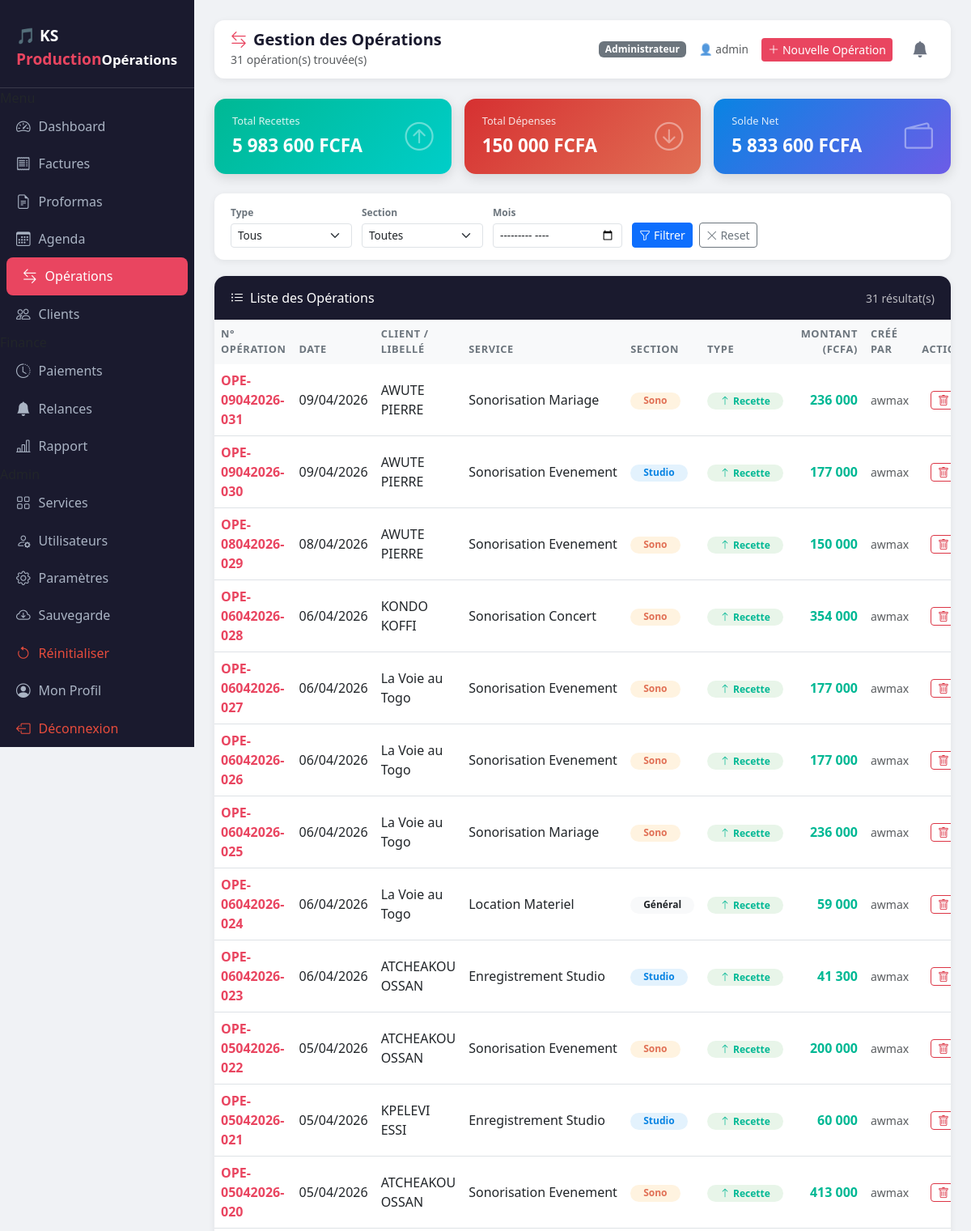
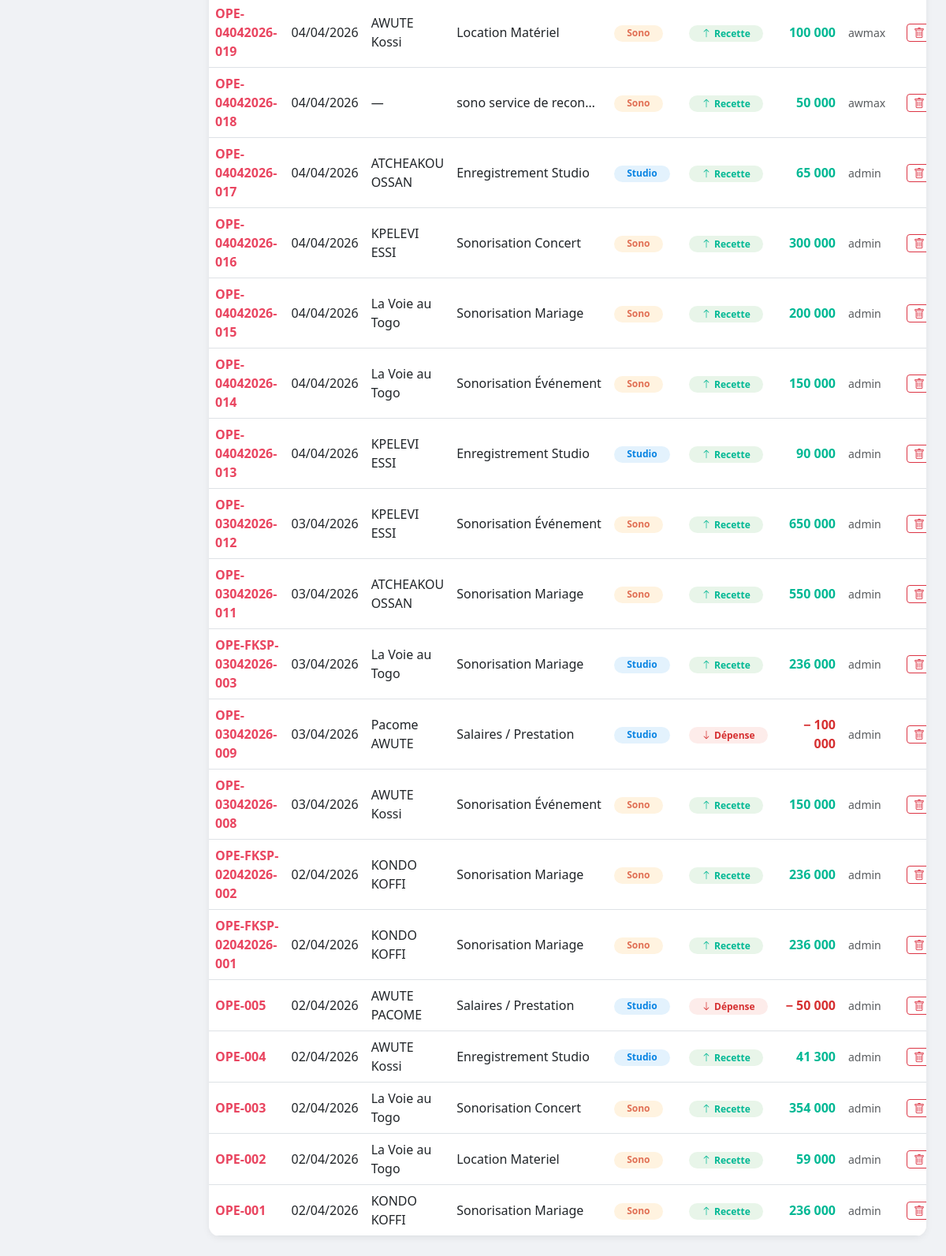
The page /operations (signed in) on the database its author committed (2 pictures, top to bottom).
### database.py (models this page shows)
class Operation(db.Model):
    __tablename__ = 'operations'
    id            = db.Column(db.Integer, primary_key=True)
    numero        = db.Column(db.String(30), unique=True, nullable=False)
    date          = db.Column(db.DateTime, default=datetime.now)
    nom_client    = db.Column(db.String(100))
    service       = db.Column(db.String(200))
    montant_ttc   = db.Column(db.Float)
    type_operation= db.Column(db.String(20))
    categorie     = db.Column(db.String(20))
    section       = db.Column(db.String(50))
    cree_par      = db.Column(db.String(50))

### app.py (the view)
@app.route('/operations')
def liste_operations():
    if 'username' not in session: return redirect(url_for('login'))
    from sqlalchemy import extract
    filtre_type    = request.args.get('type', '')
    filtre_section = request.args.get('section', '')
    filtre_mois    = request.args.get('mois', '')
    query = Operation.query
    if filtre_type:    query = query.filter_by(type_operation=filtre_type)
    if filtre_section: query = query.filter_by(section=filtre_section)
    if filtre_mois:
        annee, mois = filtre_mois.split('-')
        query = query.filter(extract('year', Operation.date) == int(annee), extract('month', Operation.date) == int(mois))
    operations     = query.order_by(Operation.date.desc()).all()
    total_recettes = sum(o.montant_ttc for o in operations if o.type_operation == 'Recettes')
    total_depenses = sum(o.montant_ttc for o in operations if o.type_operation == 'Depenses')
    solde          = total_recettes - total_depenses
    return render_template('operations.html',
        username=session['username'], role=session['role'],
        operations=operations, nb_operations=len(operations),
        total_recettes=f"{total_recettes:,.0f}".replace(',', ' '),
        total_depenses=f"{total_depenses:,.0f}".replace(',', ' '),
        solde=f"{solde:,.0f}".replace(',', ' '), solde_positif=(solde >= 0),
        filtre_type=filtre_type, filtre_section=filtre_section, filtre_mois=filtre_mois,
    )

### templates/operations.html (shortened to what this page needs)
<!DOCTYPE html>
<html lang="fr">
<head>
    <link href="https://cdn.jsdelivr.net/npm/bootstrap@5.3.0/dist/css/bootstrap.min.css" rel="stylesheet">
    <link href="https://cdn.jsdelivr.net/npm/bootstrap-icons@1.10.5/font/bootstrap-icons.css" rel="stylesheet">
</head>
<body>
<div class="sidebar">
    <div class="brand">🎵 KS <span>Production</span><small>Opérations</small></div>
    <nav>
        <div class="nav-section">Menu</div>
        <a href="/dashboard" class="nav-link"><i class="bi bi-speedometer2"></i> Dashboard</a>
        <a href="/factures" class="nav-link"><i class="bi bi-receipt"></i> Factures</a>
        <a href="/proformas" class="nav-link"><i class="bi bi-file-earmark-text"></i> Proformas</a>
        <a href="/agenda" class="nav-link"><i class="bi bi-calendar3"></i> Agenda</a>
        <a href="/operations" class="nav-link active"><i class="bi bi-arrow-left-right"></i> Opérations</a>
        <a href="/clients" class="nav-link"><i class="bi bi-people"></i> Clients</a>
        <div class="nav-section">Finance</div>
        <a href="/paiements" class="nav-link"><i class="bi bi-clock-history"></i> Paiements</a>
        <a href="/relances" class="nav-link"><i class="bi bi-bell-fill"></i> Relances</a>
        <a href="/rapport" class="nav-link"><i class="bi bi-bar-chart-line"></i> Rapport</a>
        {% if role == 'Administrateur' %}
        <div class="nav-section">Admin</div>
        <a href="/services" class="nav-link"><i class="bi bi-grid"></i> Services</a>
        <a href="/utilisateurs" class="nav-link"><i class="bi bi-person-gear"></i> Utilisateurs</a>
        <a href="/parametres" class="nav-link"><i class="bi bi-gear"></i> Paramètres</a>
        <a href="/sauvegarde" class="nav-link"><i class="bi bi-cloud-arrow-down"></i> Sauvegarde</a>
        <a href="/reinitialiser" class="nav-link" style="color:#e74c3c;"><i class="bi bi-arrow-counterclockwise"></i> Réinitialiser</a>
        {% endif %}
    </nav>
    <div class="sidebar-footer">
        <a href="/profil" class="nav-link"><i class="bi bi-person-circle"></i> Mon Profil</a>
        <a href="/logout" class="nav-link" style="color:#e74c3c;"><i class="bi bi-box-arrow-left"></i> Déconnexion</a>
    </div>
</div>
<div class="main-content">
    <div class="topbar">
        <div>
            <h5><i class="bi bi-arrow-left-right me-2" style="color:var(--ks-accent);"></i>Gestion des Opérations</h5>
            <small class="text-muted">{{ nb_operations }} opération(s) trouvée(s)</small>
        </div>
        <div class="d-flex align-items-center gap-3">
            <span class="badge bg-secondary">{{ role }}</span>
            <span class="text-muted" style="font-size:.85rem;">👤 {{ username }}</span>
            {% if role != 'Lecture seule' %}
            <a href="/operations/nouvelle" class="btn btn-ks btn-sm">
                <i class="bi bi-plus-lg me-1"></i>Nouvelle Opération
            </a>
            {% endif %}
            <div class="position-relative">
                <button id="btnCloche" onclick="toggleAlertes()"
                        style="background:none; border:none; cursor:pointer; position:relative; padding:4px 8px;">
                    <i class="bi bi-bell-fill" style="font-size:1.25rem; color:#6b7280;" id="iconeCloche"></i>
                </button>
            </div>
        </div>
    </div>
    <div class="row g-3 mb-4">
        <div class="col-md-4">
            <div class="stat-card card-recettes">
                <div>
                    <div class="label">Total Recettes</div>
                    <div class="value">{{ total_recettes }} FCFA</div>
                </div>
                <i class="bi bi-arrow-up-circle icon"></i>
            </div>
        </div>
        <div class="col-md-4">
            <div class="stat-card card-depenses">
                <div>
                    <div class="label">Total Dépenses</div>
                    <div class="value">{{ total_depenses }} FCFA</div>
                </div>
                <i class="bi bi-arrow-down-circle icon"></i>
            </div>
        </div>
        <div class="col-md-4">
            <div class="stat-card {% if solde_positif %}card-solde-pos{% else %}card-solde-neg{% endif %}">
                <div>
                    <div class="label">Solde Net</div>
                    <div class="value">{{ solde }} FCFA</div>
                </div>
                <i class="bi bi-wallet2 icon"></i>
            </div>
        </div>
    </div>
    <form method="GET" action="/operations">
        <div class="filter-bar">
            <div>
                <div class="form-label">Type</div>
                <select name="type" class="form-select form-select-sm" style="width:150px;">
                    <option value="">Tous</option>
                </select>
            </div>
            <div>
                <div class="form-label">Section</div>
                <select name="section" class="form-select form-select-sm" style="width:150px;">
                    <option value="">Toutes</option>
                </select>
            </div>
            <div>
                <div class="form-label">Mois</div>
                <input type="month" name="mois" class="form-control form-control-sm"
                    value="{{ filtre_mois }}" style="width:160px;">
            </div>
            <div class="d-flex gap-2">
                <button type="submit" class="btn btn-primary btn-sm">
                    <i class="bi bi-funnel me-1"></i>Filtrer
                </button>
                <a href="/operations" class="btn btn-outline-secondary btn-sm">
                    <i class="bi bi-x-lg"></i> Reset
                </a>
            </div>
        </div>
    </form>
    <div class="table-card">
        <div class="card-header">
            <span><i class="bi bi-list-ul me-2"></i>Liste des Opérations</span>
            <small style="opacity:.7;">{{ nb_operations }} résultat(s)</small>
        </div>
        <div class="table-responsive">
            <table class="table table-hover mb-0 align-middle">
                <thead>
                    <tr>
                        <th>N° Opération</th>
                        <th>Date</th>
                        <th>Client / Libellé</th>
                        <th>Service</th>
                        <th>Section</th>
                        <th>Type</th>
                        <th class="text-end">Montant (FCFA)</th>
                        <th>Créé par</th>
                        {% if role == 'Administrateur' %}<th class="text-center">Action</th>{% endif %}
                    </tr>
                </thead>
                <tbody>
                    {% for op in operations %}
                    <tr>
                        <td><strong style="color:var(--ks-accent);">{{ op.numero }}</strong></td>
                        <td>{{ op.date.strftime('%d/%m/%Y') }}</td>
                        <td>{{ op.nom_client or '—' }}</td>
                        <td style="max-width:200px; white-space:nowrap; overflow:hidden; text-overflow:ellipsis;">
                            {{ op.service }}
                        </td>
                        <td>
                            {% if op.section == 'Studio' %}
                                <span class="badge badge-studio rounded-pill px-3">Studio</span>
                            {% elif op.section == 'Sonorisation' %}
                                <span class="badge badge-sono rounded-pill px-3">Sono</span>
                            {% else %}
                                <span class="badge bg-light text-dark rounded-pill px-3">{{ op.section or '—' }}</span>
                            {% endif %}
                        </td>
                        <td>
                            {% if op.type_operation == 'Recettes' %}
                                <span class="badge badge-recette rounded-pill px-3">
                                    <i class="bi bi-arrow-up me-1"></i>Recette
                                </span>
                            {% else %}
                                <span class="badge badge-depense rounded-pill px-3">
                                    <i class="bi bi-arrow-down me-1"></i>Dépense
                                </span>
                            {% endif %}
                        </td>
                        <td class="text-end fw-bold">
                            <span style="color: {% if op.type_operation == 'Recettes' %}var(--ks-green){% else %}var(--ks-red){% endif %};">
                                {% if op.type_operation == 'Depenses' %}−{% endif %}
                                {{ "{:,.0f}".format(op.montant_ttc).replace(',', ' ') }}
                            </span>
                        </td>
                        <td><small class="text-muted">{{ op.cree_par }}</small></td>
                        {% if role == 'Administrateur' %}
                        <td class="text-center">
                            <form method="POST" action="/operations/supprimer/{{ op.id }}"
                                onsubmit="return confirm('Supprimer l\'opération {{ op.numero }} ?')">
                                <button type="submit" class="btn btn-sm btn-outline-danger py-0 px-2">
                                    <i class="bi bi-trash"></i>
                                </button>
                            </form>
                        </td>
                        {% endif %}
                    </tr>
                    {% endfor %}
                </tbody>
            </table>
        </div>
    </div>
</div>
</body>
</html>

### templates/operations.html (style rules this page uses)
:root { --ks-primary: #1a1a2e; --ks-accent: #e94560; --ks-green: #00b894; --ks-red: #d63031; --ks-orange: #e17055; --ks-sidebar: #16213e; }
body { background: #f0f2f5; font-family: 'Segoe UI', sans-serif; }
.sidebar { width: 240px; min-height: 100vh; background: var(--ks-primary); position: fixed; left: 0; top: 0; padding-top: 20px; z-index: 100; }
.sidebar .brand { color: #fff; font-size: 1.2rem; font-weight: 700; padding: 10px 20px 20px; border-bottom: 1px solid #ffffff22; }
.sidebar .brand span { color: var(--ks-accent); }
.sidebar .nav-link { color: #aab4c4; padding: 10px 20px; display: flex; align-items: center; gap: 10px; transition: all .2s; }
.sidebar .nav-link:hover, .sidebar .nav-link.active { color: #fff; background: var(--ks-accent); border-radius: 8px; margin: 0 8px; }
.sidebar .nav-link i { font-size: 1.1rem; }
.main-content { margin-left: 240px; padding: 25px; }
.topbar { background: #fff; border-radius: 12px; padding: 12px 20px; display: flex; justify-content: space-between; align-items: center; margin-bottom: 25px; box-shadow: 0 2px 8px #0001; }
.topbar h5 { margin: 0; font-weight: 700; color: var(--ks-primary); }
.stat-card { border-radius: 14px; padding: 18px 22px; color: #fff; display: flex; justify-content: space-between; align-items: center; box-shadow: 0 4px 15px #0002; }
.stat-card .label { font-size: .8rem; opacity: .85; margin-bottom: 4px; }
.stat-card .value { font-size: 1.4rem; font-weight: 700; }
.stat-card .icon { font-size: 2.2rem; opacity: .4; }
.card-recettes { background: linear-gradient(135deg, #00b894, #00cec9); }
.card-depenses { background: linear-gradient(135deg, #d63031, #e17055); }
.card-solde-pos { background: linear-gradient(135deg, #0984e3, #6c5ce7); }
.table-card { background: #fff; border-radius: 14px; box-shadow: 0 2px 10px #0001; overflow: hidden; }
.table-card .card-header { background: var(--ks-primary); color: #fff; padding: 15px 20px; display: flex; justify-content: space-between; align-items: center; }
.table thead th { background: #f8f9fa; font-size: .8rem; text-transform: uppercase; letter-spacing: .05em; color: #6c757d; border: none; }
.badge-recette { background: #e8f5e9; color: #00b894; }
.badge-depense { background: #fdecea; color: #d63031; }
.badge-studio { background: #e3f2fd; color: #0984e3; }
.badge-sono { background: #fff3e0; color: #e17055; }
.filter-bar { background: #fff; border-radius: 12px; padding: 15px 20px; margin-bottom: 20px; box-shadow: 0 2px 8px #0001; display: flex; gap: 12px; flex-wrap: wrap; align-items: flex-end; }
.filter-bar .form-label { font-size: .75rem; font-weight: 600; color: #6c757d; margin-bottom: 4px; }
.filter-bar .form-select, .filter-bar .form-control { font-size: .85rem; }
.btn-ks { background: var(--ks-accent); border: none; color: #fff; }

### rows shown on the page
Operation: numero "OPE-09042026-031", date "09/04/2026", nom_client "AWUTE PIERRE", service "Sonorisation Mariage", section "Sono", type_operation "Recettes" (drawn), montant_ttc "236 000", cree_par "awmax"
Operation: numero "OPE-09042026-030", date "09/04/2026", nom_client "AWUTE PIERRE", service "Sonorisation Evenement", section "Studio", type_operation "Recettes" (drawn), montant_ttc "177 000", cree_par "awmax"
Operation: numero "OPE-08042026-029", date "08/04/2026", nom_client "AWUTE PIERRE", service "Sonorisation Evenement", section "Sono", type_operation "Recettes" (drawn), montant_ttc "150 000", cree_par "awmax"
Operation: numero "OPE-06042026-028", date "06/04/2026", nom_client "KONDO KOFFI", service "Sonorisation Concert", section "Sono", type_operation "Recettes" (drawn), montant_ttc "354 000", cree_par "awmax"
Operation: numero "OPE-06042026-027", date "06/04/2026", nom_client "La Voie au Togo", service "Sonorisation Evenement", section "Sono", type_operation "Recettes" (drawn), montant_ttc "177 000", cree_par "awmax"
Operation: numero "OPE-06042026-026", date "06/04/2026", nom_client "La Voie au Togo", service "Sonorisation Evenement", section "Sono", type_operation "Recettes" (drawn), montant_ttc "177 000", cree_par "awmax"
Operation: numero "OPE-06042026-025", date "06/04/2026", nom_client "La Voie au Togo", service "Sonorisation Mariage", section "Sono", type_operation "Recettes" (drawn), montant_ttc "236 000", cree_par "awmax"
Operation: numero "OPE-06042026-024", date "06/04/2026", nom_client "La Voie au Togo", service "Location Materiel", section "Général", type_operation "Recettes" (drawn), montant_ttc "59 000", cree_par "awmax"
Operation: numero "OPE-06042026-023", date "06/04/2026", nom_client "ATCHEAKOU OSSAN", service "Enregistrement Studio", section "Studio", type_operation "Recettes" (drawn), montant_ttc "41 300", cree_par "awmax"
Operation: numero "OPE-05042026-022", date "05/04/2026", nom_client "ATCHEAKOU OSSAN", service "Sonorisation Evenement", section "Sono", type_operation "Recettes" (drawn), montant_ttc "200 000", cree_par "awmax"
Operation: numero "OPE-05042026-021", date "05/04/2026", nom_client "KPELEVI ESSI", service "Enregistrement Studio", section "Studio", type_operation "Recettes" (drawn), montant_ttc "60 000", cree_par "awmax"
Operation: numero "OPE-05042026-020", date "05/04/2026", nom_client "ATCHEAKOU OSSAN", service "Sonorisation Evenement", section "Sono", type_operation "Recettes" (drawn), montant_ttc "413 000", cree_par "awmax"
Operation: numero "OPE-04042026-019", date "04/04/2026", nom_client "AWUTE Kossi", service "Location Matériel", section "Sono", type_operation "Recettes" (drawn), montant_ttc "100 000", cree_par "awmax"
Operation: numero "OPE-04042026-018", date "04/04/2026", nom_client "—", service "sono service de recon…", section "Sono", type_operation "Recettes" (drawn), montant_ttc "50 000", cree_par "awmax"
Operation: numero "OPE-04042026-017", date "04/04/2026", nom_client "ATCHEAKOU OSSAN", service "Enregistrement Studio", section "Studio", type_operation "Recettes" (drawn), montant_ttc "65 000", cree_par "admin"
Operation: numero "OPE-04042026-016", date "04/04/2026", nom_client "KPELEVI ESSI", service "Sonorisation Concert", section "Sono", type_operation "Recettes" (drawn), montant_ttc "300 000", cree_par "admin"
Operation: numero "OPE-04042026-015", date "04/04/2026", nom_client "La Voie au Togo", service "Sonorisation Mariage", section "Sono", type_operation "Recettes" (drawn), montant_ttc "200 000", cree_par "admin"
Operation: numero "OPE-04042026-014", date "04/04/2026", nom_client "La Voie au Togo", service "Sonorisation Événement", section "Sono", type_operation "Recettes" (drawn), montant_ttc "150 000", cree_par "admin"
Operation: numero "OPE-04042026-013", date "04/04/2026", nom_client "KPELEVI ESSI", service "Enregistrement Studio", section "Studio", type_operation "Recettes" (drawn), montant_ttc "90 000", cree_par "admin"
Operation: numero "OPE-03042026-012", date "03/04/2026", nom_client "KPELEVI ESSI", service "Sonorisation Événement", section "Sono", type_operation "Recettes" (drawn), montant_ttc "650 000", cree_par "admin"
Operation: numero "OPE-03042026-011", date "03/04/2026", nom_client "ATCHEAKOU OSSAN", service "Sonorisation Mariage", section "Sono", type_operation "Recettes" (drawn), montant_ttc "550 000", cree_par "admin"
Operation: numero "OPE-FKSP-03042026-003", date "03/04/2026", nom_client "La Voie au Togo", service "Sonorisation Mariage", section "Studio", type_operation "Recettes" (drawn), montant_ttc "236 000", cree_par "admin"
Operation: numero "OPE-03042026-009", date "03/04/2026", nom_client "Pacome AWUTE", service "Salaires / Prestation", section "Studio", type_operation "Depenses" (drawn), montant_ttc "100 000", cree_par "admin"
Operation: numero "OPE-03042026-008", date "03/04/2026", nom_client "AWUTE Kossi", service "Sonorisation Événement", section "Sono", type_operation "Recettes" (drawn), montant_ttc "150 000", cree_par "admin"
Operation: numero "OPE-FKSP-02042026-002", date "02/04/2026", nom_client "KONDO KOFFI", service "Sonorisation Mariage", section "Sono", type_operation "Recettes" (drawn), montant_ttc "236 000", cree_par "admin"
Operation: numero "OPE-FKSP-02042026-001", date "02/04/2026", nom_client "KONDO KOFFI", service "Sonorisation Mariage", section "Sono", type_operation "Recettes" (drawn), montant_ttc "236 000", cree_par "admin"
Operation: numero "OPE-005", date "02/04/2026", nom_client "AWUTE PACOME", service "Salaires / Prestation", section "Studio", type_operation "Depenses" (drawn), montant_ttc "50 000", cree_par "admin"
Operation: numero "OPE-004", date "02/04/2026", nom_client "AWUTE Kossi", service "Enregistrement Studio", section "Studio", type_operation "Recettes" (drawn), montant_ttc "41 300", cree_par "admin"
Operation: numero "OPE-003", date "02/04/2026", nom_client "La Voie au Togo", service "Sonorisation Concert", section "Sono", type_operation "Recettes" (drawn), montant_ttc "354 000", cree_par "admin"
Operation: numero "OPE-002", date "02/04/2026", nom_client "La Voie au Togo", service "Location Materiel", section "Sono", type_operation "Recettes" (drawn), montant_ttc "59 000", cree_par "admin"
Operation: numero "OPE-001", date "02/04/2026", nom_client "KONDO KOFFI", service "Sonorisation Mariage", section "Sono", type_operation "Recettes" (drawn), montant_ttc "236 000", cree_par "admin"

### other values the page prints
{{ nb_operations }} "31"
{{ role }} "Administrateur"
{{ username }} "admin"
{{ total_recettes }} "5 983 600"
{{ total_depenses }} "150 000"
{{ solde }} "5 833 600"
